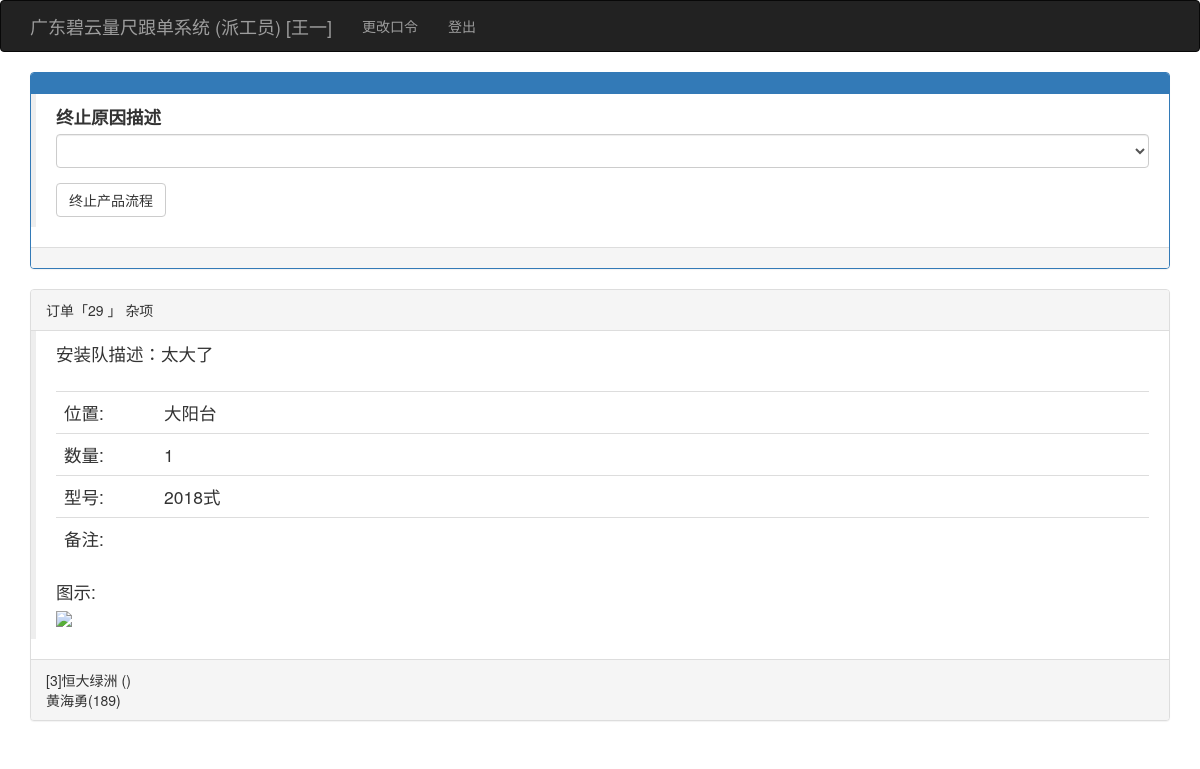
Screenshot of /stoplc/29 (signed in) with the database file from the repository.
### app/models.py (models this page shows, shortened)
class User(UserMixin, db.Model):
    __tablename__ = 'users'
    id = db.Column(db.Integer, primary_key=True)
    user = db.Column(db.String(64), unique=True, index=True)
    pin = db.Column(db.String(64))
    username = db.Column(db.String(64))
    tel = db.Column(db.String(32))
    role = db.Column(db.String(64))
    isuse = db.Column(db.Boolean, default=False)
    beizhu = db.Column(db.String(64))
    kehus = db.relationship('Kehu', backref='user', lazy='dynamic')
    @login_manager.user_loader
    def load_user(user_id):
        return User.query.get(int(user_id))

class Dingdan(db.Model):
    __tablename__ = 'dingdans'
    id = db.Column(db.Integer, primary_key=True)
    kehu_id = db.Column(db.Integer, db.ForeignKey('kehus.id'))
    chanpin_id = db.Column(db.Integer, db.ForeignKey('chanpins.id'))
    shuliang = db.Column(db.Integer)
    weizhi = db.Column(db.String(64))
    xinghao = db.Column(db.String(64))
    kuan_chang = db.Column(db.Integer)
    gao = db.Column(db.Integer)
    meikongkuan_bashoudigao = db.Column(db.Integer)
    color = db.Column(db.String(64))
    shanshu = db.Column(db.Integer)
    zhonghengtiaoshu_gantiaoshu = db.Column(db.Integer)
    shuowei = db.Column(db.String(64))
    ishaveht = db.Column(db.String(64))
    zhangfa_dengfenshu_kaishuofangshi = db.Column(db.String(64))
    jiage = db.Column(db.Float)
    tushipic = db.Column(db.String(64))
    beizhu = db.Column(db.String(64))
    status = db.Column(db.Integer, default=1)  # 1测尺、2业务下单、3工厂下单、4工厂入库、5工厂发货、6收货、7派工、8装完、9安清款
    fakaidi = db.Column(db.String(64))  # -1
    time_1 = db.Column(db.DateTime())
    user_1_id = db.Column(db.Integer, db.ForeignKey('users.id'))
    beizhue = db.Column(db.String(64))
    time0 = db.Column(db.DateTime(), default=datetime.utcnow)
    user0_id = db.Column(db.Integer, db.ForeignKey('users.id'))
    time1 = db.Column(db.DateTime())
    user1_id = db.Column(db.Integer, db.ForeignKey('users.id'))
    time2 = db.Column(db.DateTime())
    user2_id = db.Column(db.Integer, db.ForeignKey('users.id'))
    time3 = db.Column(db.DateTime())
    user3_id = db.Column(db.Integer, db.ForeignKey('users.id'))
    time4 = db.Column(db.DateTime())
    user4_id = db.Column(db.Integer, db.ForeignKey('users.id'))
    time5 = db.Column(db.DateTime())
    user5_id = db.Column(db.Integer, db.ForeignKey('users.id'))
    time6 = db.Column(db.DateTime())
    user6_id = db.Column(db.Integer, db.ForeignKey('users.id'))
    time7 = db.Column(db.DateTime())
    user7_id = db.Column(db.Integer, db.ForeignKey('users.id'))
    time8 = db.Column(db.DateTime())
    user8_id = db.Column(db.Integer, db.ForeignKey('users.id'))
    time9 = db.Column(db.DateTime())
    user9_id = db.Column(db.Integer, db.ForeignKey('users.id'))
    time_1 = db.Column(db.DateTime())
    user_1_id = db.Column(db.Integer, db.ForeignKey('users.id'))
    beizhue = db.Column(db.String(64))
    az_status = db.Column(db.Integer)
    az_beizhue = db.Column(db.String(64))
    az_time_1 = db.Column(db.DateTime())
    az_time1 = db.Column(db.DateTime())
    az_time2 = db.Column(db.DateTime())
    az_time3 = db.Column(db.DateTime())
    azd_id = db.Column(db.Integer, db.ForeignKey('users.id'))
    dingdan_azd = db.relationship("User", foreign_keys=[azd_id])

class Chanpin(db.Model):
    __tablename__ = 'chanpins'
    id = db.Column(db.Integer, primary_key=True)
    pinming = db.Column(db.String(64))
    jiage = db.Column(db.Float)
    beizhu = db.Column(db.String(64))
    dingdans = db.relationship('Dingdan', backref='chanpin', lazy='dynamic')

class Kehu(db.Model):
    __tablename__ = 'kehus'
    id = db.Column(db.Integer, primary_key=True)
    user_id = db.Column(db.Integer, db.ForeignKey('users.id'))
    xiaoqu_id = db.Column(db.Integer, db.ForeignKey('xiaoqus.id'))
    fangjian = db.Column(db.String(64))
    chenghu = db.Column(db.String(64))
    tel = db.Column(db.String(64))
    zje = db.Column(db.Float)
    beizhu = db.Column(db.String(64))
    status = db.Column(db.Integer, default=1)  # 1已测尺、2已下单、3已安装、4已清款
    time0 = db.Column(db.DateTime(), default=datetime.utcnow)
    time1 = db.Column(db.DateTime())
    time2 = db.Column(db.DateTime())
    time3 = db.Column(db.DateTime())
    dingdans = db.relationship('Dingdan', backref='kehu', lazy='dynamic')

class Xiaoqu(db.Model):
    __tablename__ = 'xiaoqus'
    id = db.Column(db.Integer, primary_key=True)
    xiaoqu = db.Column(db.String(64), unique=True, index=True)
    dizhi = db.Column(db.String(100))
    beizhu = db.Column(db.String(128))
    kehus = db.relationship('Kehu', backref='xiaoqu', lazy='dynamic')

### app/main/views.py (the view, shortened to what this page needs)
@main.route('/stoplc/<int:ddid>', methods=['GET', 'POST'])
@login_required
def stoplc(ddid):
    if current_user.role != '派工员':
        return redirect(url_for('main.index'))
    form = stoplcddidForm()
    dingdan = Dingdan.query.get(ddid)
    form.beizhue.data = dingdan.beizhue
    return render_template('stoplc.html', form=form, dingdan=dingdan)

### app/main/forms.py
class stoplcddidForm(FlaskForm):
    beizhue = SelectField("终止原因描述", validators=[DataRequired()],
                          choices=[('', ''),('量尺错误', '量尺错误'), ('设计错误', '设计错误'), ('生产错误', '生产错误'),('物流破损', '物流破损'), ('客户不满意', '客户不满意'), ('其他原因', '其他原因')])
    submit = SubmitField('终止产品流程')
    def __init__(self, *args, **kwargs):
        super(stoplcddidForm, self).__init__(*args, **kwargs)

### app/templates/stoplc.html (shortened to what this page needs)
{% extends "base.html" %}
{% import "bootstrap/wtf.html" as wtf %}
{% block page_content %}
    <div class="panel panel-primary">
        <div class="panel-heading">
        </div>
        <div class="post-body">
            <blockquote>
                {{ wtf.quick_form(form) }}
            </blockquote>
        </div>
        <div class="panel-footer"></div>
    </div>
       <div class="panel panel-default">
            <div class="panel-heading">订单「{{ dingdan.id }} 」 {{ dingdan.chanpin.pinming }}
            </div>
            <div class="post-body">
                <blockquote>
                安装队描述：{{ dingdan.az_beizhue }}
                <br><br>
                    <table class="table">
                        <tr>
                            <td style="width: 100px;">位置:</td>
                            <td>{{ dingdan.weizhi }}</td>
                        </tr>
                        <tr>
                            <td>数量:</td>
                            <td>{{ dingdan.shuliang }}</td>
                        </tr>
                        <tr>
                            <td>型号:</td>
                            <td>{{ dingdan.xinghao }}</td>
                        </tr>
                        <tr>
                            <td>备注:</td>
                            <td>{{ dingdan.beizhu }}</td>
                        </tr>
                    </table>
                    图示:<br>
                    <img height="180" src="/static/upload/{{ dingdan.tushipic }}">
                </blockquote>
            </div>
            <div class="panel-footer">
               [{{ dingdan.kehu.id }}]{{ dingdan.kehu.xiaoqu.xiaoqu }} ({{ dingdan.kehu.fanjian }})
                <br>
                {{ dingdan.kehu.user.username }}({{ dingdan.kehu.user.tel }})
            </div>
        </div>
{% endblock %}

### app/templates/base.html (shortened to what this page needs)
{% extends "bootstrap/base.html" %}
{% import 'render_listcp.html' as macors %}
{% block head %}
{{ super() }}
<link rel="stylesheet" type="text/css" href="{{ url_for('static', filename='styles.css') }}">
{% endblock %}
{% block navbar %}
<div class="navbar navbar-inverse" role="navigation">
    <div class="container">
        <div class="navbar-header">
            <a class="navbar-brand" href="{{ url_for('main.index') }}">广东碧云量尺跟单系统 ({{ current_user.role }}) [{{ current_user.username }}] </a>
        </div>
        <div class="navbar-collapse collapse">
            <ul class="nav navbar-nav">
                {% if current_user.is_authenticated %}
                <li><a href="{{ url_for('auth.change_pin') }}">更改口令</a></li>
                <li><a href="{{ url_for('auth.logout') }}">登出</a></li>
                {% endif %}
            </ul>
        </div>
    </div>
</div>
{% endblock %}
{% block content %}
<div class="container">
    {% block page_content %}{% endblock %}
</div>
{% endblock %}

### rows the page displays
User: role "派工员", username "王一"
Dingdan: id "29", az_beizhue "太大了", weizhi "大阳台", shuliang "1", xinghao "2018式"
Chanpin: chanpin.pinming "杂项"
Kehu: kehu.id "3"
Xiaoqu: kehu.xiaoqu.xiaoqu "恒大绿洲"
User: kehu.user.username "黄海勇", kehu.user.tel "189"
